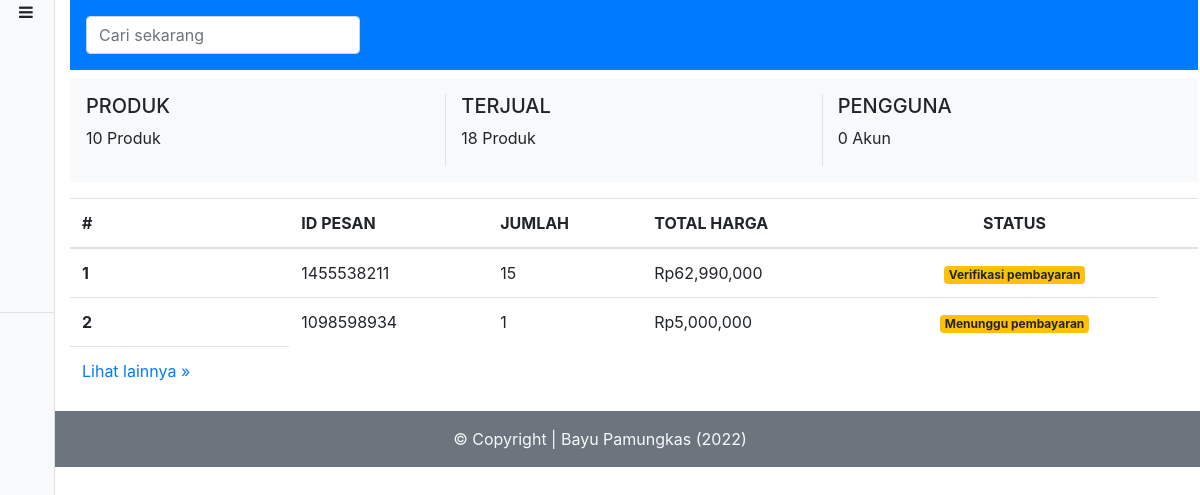
/admin/index.php (signed in), run on the app's committed database.
### tables this page shows
CREATE TABLE `transaksi` (
  `id` int(11) NOT NULL,
  `id_pesan` int(11) NOT NULL,
  `id_user` int(11) NOT NULL,
  `pengirim` varchar(50) NOT NULL,
  `penerima` varchar(50) NOT NULL,
  `alamat` varchar(150) NOT NULL,
  `telepon` int(15) NOT NULL,
  `email` varchar(50) NOT NULL,
  `kuantiti_total` int(11) NOT NULL,
  `total_akhir` int(20) NOT NULL,
  `pembayaran` int(11) NOT NULL,
  `id_status` int(11) NOT NULL,
  `pesan_at` datetime NOT NULL,
  `kirim_at` datetime NOT NULL,
  `terima_at` datetime NOT NULL
);

### function/admin.php (called while the page is built, shortened)
<?php
require 'koneksi.php';
function home()
{
    global $konek;
    $barang = mysqli_query($konek, "SELECT * FROM produk");
    $jual = mysqli_query($konek, "SELECT SUM(jual) as jual FROM penjualan");
    $akun = mysqli_query($konek, "SELECT * FROM users WHERE role='2'");
    $trans = mysqli_query($konek, "SELECT * FROM transaksi JOIN status ON status.id_status=transaksi.id_status WHERE transaksi.id_status < 2 ORDER BY id DESC LIMIT 7 ");
    $tran = [];
    while ($tr = mysqli_fetch_object($trans)) {
        $tran[] = $tr;
    }
    $data = [
        'judul'     => 'Beranda',
        'produk'    => mysqli_fetch_object($barang),
        'jmlPd'     => mysqli_num_rows($barang),
        'akun'     => mysqli_num_rows($akun),
        'jual'     => mysqli_fetch_object($jual),
        'trans'     => $tran,
    ];
    return $data;
}

### admin/index.php (the view, shortened to what this page needs)
<?php
require '../function/admin.php';
$jmlPd = home()['jmlPd'];
$transaksi = home()['trans'];
require 'template_admin/header.php';
?>
<div class="heading text-center bg-light mt-2 p-3 ">
    <div class="row text-left ">
        <div class="col-4 border-right">
            <h5>PRODUK</h5>
            <p> <?= $jmlPd ?> Produk</p>
        </div>
        <div class="col-4">
            <h5>TERJUAL</h5>
            <p><?= home()['jual']->jual ?> Produk</p>
        </div>
        <div class="col-4 border-left">
            <h5>PENGGUNA</h5>
            <p><?= home()['akun'] ?> Akun</p>
        </div>
    </div>
</div>
<table class="transaksi table mt-3">
    <thead>
        <tr>
            <th scope="col">#</th>
            <th scope="col">ID PESAN</th>
            <th scope="col">JUMLAH</th>
            <th scope="col">TOTAL HARGA</th>
            <th scope="col" class="text-center">STATUS</th>
            <th scope="col"></th>
        </tr>
    </thead>
    <tbody>
        <?php foreach ($transaksi as $key => $value) : ?>
            <tr>
                <th scope="row"><?= $key + 1 ?></th>
                <td><?= $value->id_pesan ?></td>
                <td><?= $value->kuantiti_total ?></td>
                <td>Rp<?= number_format($value->total_akhir, 0) ?></td>
                <td class="text-center">
                    <?php if ($value->id_status == 0 && $value->pembayaran == 0) : ?>
                        <span class=" badge badge-warning">Menunggu pembayaran</span>
                    <?php elseif ($value->id_status == 0 && $value->pembayaran == 1) : ?>
                        <span class=" badge badge-warning">Verifikasi pembayaran</span>
                    <?php elseif ($value->id_status == 2) : ?>
                        <span class=" badge badge-primary"><?= $value->keterangan ?></span>
                    <?php endif; ?>
                </td>
            </tr>
        <?php endforeach; ?>
    </tbody>
    <tfoot>
        <tr>
            <td>
                <a class="text-decoration-none" href="<?= url ?>admin/transaksi.php"> Lihat lainnya &raquo;</a>
            </td>
        </tr>
    </tfoot>
</table>
<?php require 'template_admin/footer.php' ?>

### assets/css/custom.css (style rules this page uses)
* { margin: 0; padding: 0; }

### data on the page
transaksi: id_pesan "1455538211", kuantiti_total "15", total_akhir "62,990,000", pembayaran "Verifikasi pembayaran"
transaksi: id_pesan "1098598934", kuantiti_total "1", total_akhir "5,000,000", pembayaran "Menunggu pembayaran"

### other printed values
$jmlPd "10"
home()['jual']->jual "18"
home()['akun'] "0"
author "Bayu Pamungkas"
